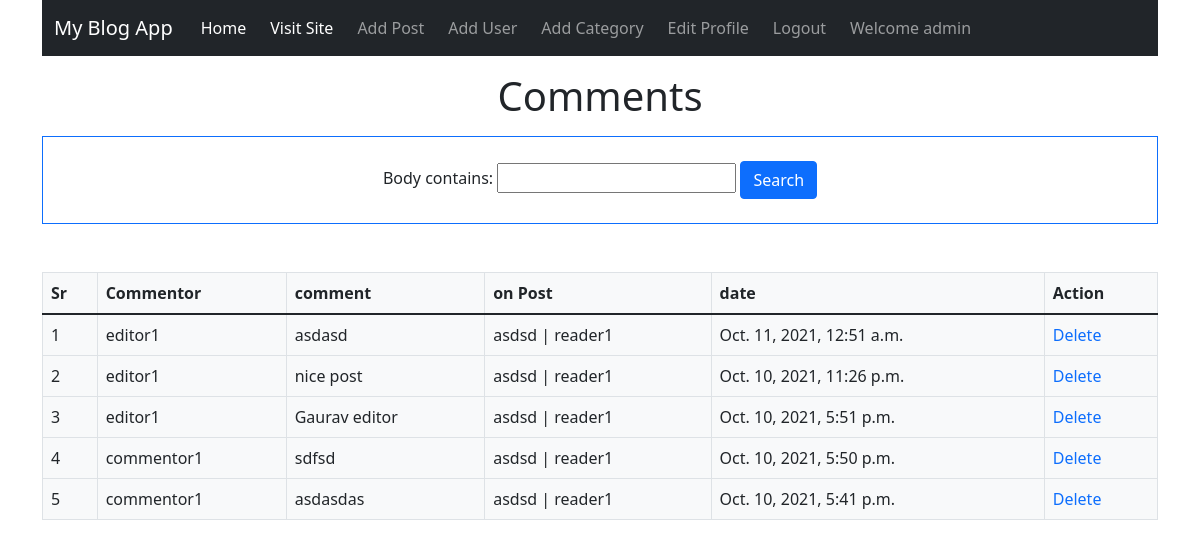
The app's page /blog_admin/comments (signed in), older data.
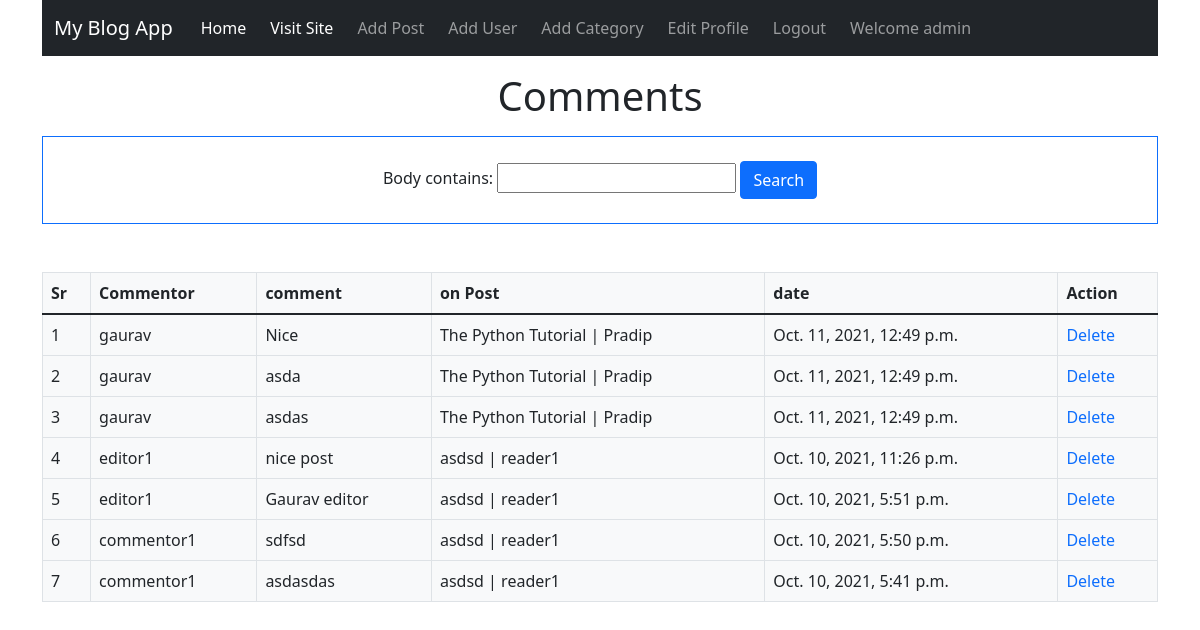
The same page, newer data.
### blogapp/models.py (models this page shows, shortened)
class Comment(models.Model):
    post = models.ForeignKey(Post,related_name='comments',on_delete=models.CASCADE)
    user = models.ForeignKey(User,related_name='comments',on_delete=models.CASCADE)
    body = models.TextField()
    date_added = models.DateTimeField(auto_now_add=True)

class Post(models.Model):
    title = models.CharField(max_length=255)
    author = models.ForeignKey(User,on_delete=models.CASCADE)
    body = models.TextField()
    publish_date = models.DateField(auto_now_add=True)
    category = models.ForeignKey(Category,on_delete=models.CASCADE)
    def __str__(self):
        return self.title +' | '+ str(self.author)

### blog_admin/views.py (the view)
# urls.py: path('comments',views.CommentsListView.as_view(),name='comments'),
class CommentsListView(IsStaffOrSuperUserMixin,ListView):
    model = Comment
    template_name = 'blog_admin/comments.html'
    ordering = ['-date_added']
    context_object_name = 'comments'
    filterset_class = CommentFilter
    def get_context_data(self,*args, **kwargs):
        myFilter = CommentFilter(self.request.GET,self.get_queryset())
        context = super().get_context_data(*args,**kwargs)
        context['categories']= Category.objects.all()
        context['myFilter']= myFilter
        context['comments']= myFilter.qs
        return context

### blog_admin/permissions.py (called while the page is built)
    def test_func(self):
        return self.request.user.is_staff or self.request.user.is_superuser

### blogapp/models.py (called while the page is built)
    def __str__(self):
        return self.name

### blog_admin/templates/blog_admin/comments.html (shortened to what this page needs)
{% extends 'blog_admin/base.html' %}
{% block content %}
<h1 class="text-center mt-3"> Comments</h1>
<div class="text-center mt-3 border border-primary p-4 ">
  <form action="">
      {{myFilter.form}}
      <button class="btn btn-primary" type="submit">Search</button>
  </form>
</div>
<table class="table table-bordered bg-light mt-5">
  <thead>
    <tr>
      <th scope="col">Sr</th>
      <th scope="col">Commentor</th>
      <th scope="col">comment</th>
      <th scope="col">on Post</th>
      <th scope="col">date</th>
      <th scope="col">Action</th>
    </tr>
  </thead>
  <tbody>
    {% for comment in comments %}
    <tr>
      <td>{{forloop.counter}}</td>
      <td>{{comment.user}}</td>
      <td>{{comment.body}}</td>
      <td> {{comment.post}}</td>
      <td> {{comment.date_added}}</td>
      <td><a href="{% url 'delete_comment' comment.id %}">Delete</a></td>
    </tr>
    {% endfor %}
  </tbody>
</table>
{% endblock %}

Row changes from the older to the newer data that the page shows:
removed Comment: user "editor1", body "asdasd", post "asdsd | reader1", date_added "Oct. 11, 2021, 12:51 a.m."
added Comment: user "gaurav", body "Nice", post "The Python Tutorial | Pradip", date_added "Oct. 11, 2021, 12:49 p.m."
added Comment: user "gaurav", body "asda", post "The Python Tutorial | Pradip", date_added "Oct. 11, 2021, 12:49 p.m."
added Comment: user "gaurav", body "asdas", post "The Python Tutorial | Pradip", date_added "Oct. 11, 2021, 12:49 p.m."
